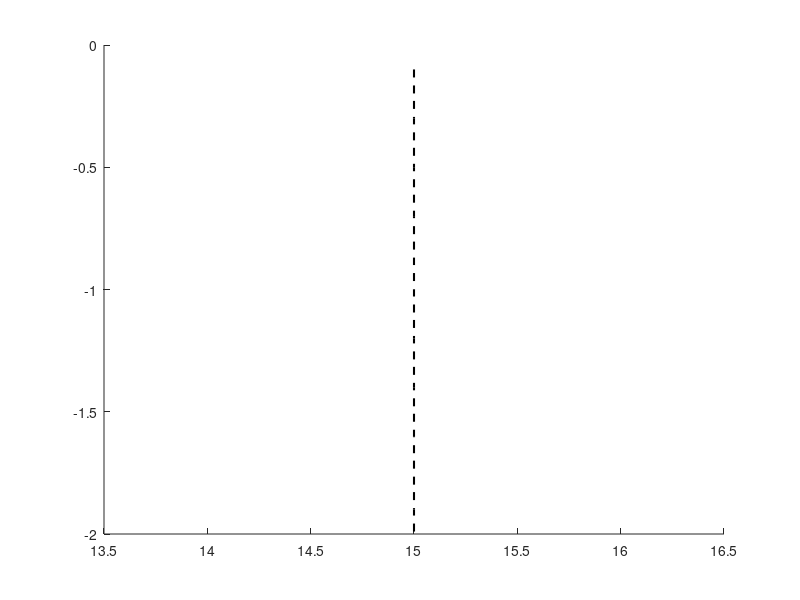

This chart was generated by the following MATLAB code: (Note: this script raises an error after producing the figure.)
% plotTemperatureProfile.m
% This script demonstrates the use of the soilTemperatureProfile function to
% simulate the propagation of a temperature wave into the soil.

% --- Setup ---
clear; clc; close all;
addpath(fullfile(fileparts(pwd), 'physics'));

fprintf('Simulating daily soil temperature profile evolution...\n');

% --- Simulation Parameters ---
dz = 0.1;               % Layer thickness (m), 10 cm layers
max_depth = 2;          % Maximum depth of profile (m)
z = (dz:dz:max_depth)'; % Vector of depths for the layers' centers
num_layers = length(z);

T_initial = 15 * ones(size(z)); % Initial uniform temperature of 15 C
T_surface = 25;         % A hot surface temperature event (e.g., midday sun)
T_bottom = T_initial(end); % Bottom boundary held constant at the initial temperature

K = 4e-7;               % Thermal diffusivity for a moist loam (m^2/s)
dt = 1800;              % Time step (s), 30 minutes
sim_duration_hr = 24;   % Total simulation duration (hours)
n_steps = (sim_duration_hr * 3600) / dt;

% --- Check for Stability ---
% The explicit finite difference method is only stable if this condition is met.
alpha = K * dt / dz^2;
if alpha > 0.5
    error('Simulation is unstable. Decrease dt or increase dz. alpha = %.2f', alpha);
end
fprintf('Stability criterion alpha = %.3f (must be <= 0.5)\n', alpha);

% --- Run Simulation and Plot Intermediate Profiles ---
figure('Name', 'Soil Temperature Profile Evolution', 'Position', [100, 100, 700, 500]);
hold on;

% Plot initial profile as a dashed black line
plot(T_initial, -z, 'k--', 'LineWidth', 1.5);
legend_entries = {'Initial Profile'};

T_current = T_initial;
plot_times_hr = [6, 12, 24]; % Times at which to plot the profile (in hours)

% Loop through each time step of the simulation
for i = 1:n_steps
    % Run the simulation for a single time step. Note the last argument is 1.
    T_current = soilTemperatureProfile(T_current, T_surface, T_bottom, K, dt, dz, 1);

    current_hr = (i * dt) / 3600;
    % Check if the current simulation time is one of our designated plot times
    if any(abs(current_hr - plot_times_hr) < 1e-6)
        plot(T_current, -z, 'LineWidth', 2);
        legend_entries{end+1} = sprintf('%d hours', round(current_hr));
    end
end

hold off;

% --- Formatting ---
title('Soil Temperature Profile Evolution Over 24 Hours');
xlabel('Temperature (°C)');
ylabel('Depth (m)');
legend(legend_entries, 'Location', 'southeast');
grid on;
box on;
xlim([14, 26]);

fprintf('Plot generated successfully. Figure window shows the result.\n');
